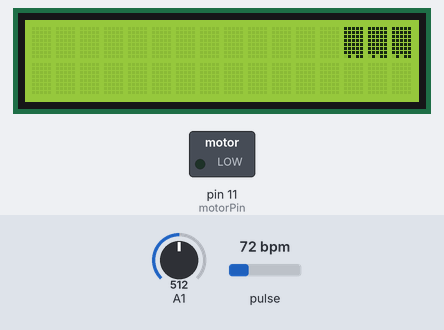
The sketch below on a simulated Arduino Uno, built with avr-gcc and run on an emulated ATmega328P. Parts: 16×2 character LCD, switched loads named in the sketch (green lamp = pin HIGH). The inputs (shaded band) are chosen by the test bench; at power-on: pulse 72 bpm, A1 = 512.

Above: at 0.6 s.
At 1.7 s:
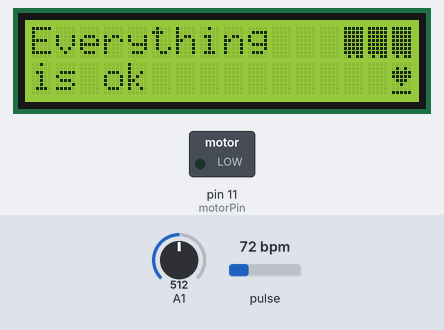
1.8 s: pulse set to 118 bpm
5.9 s: pulse set to 122 bpm
At 7.9 s:
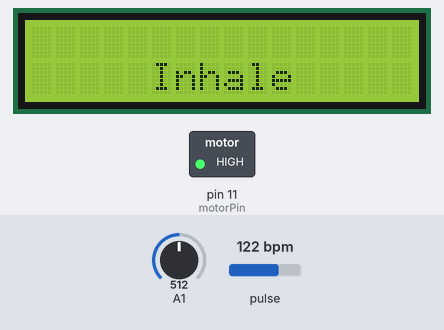
At 11.1 s:
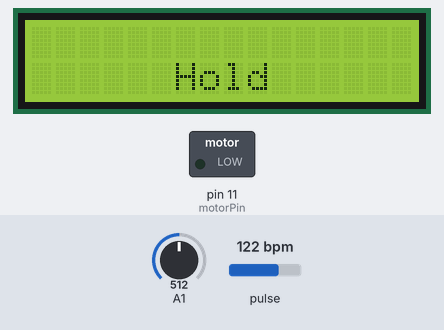
Timing chart, 0 to 24.1 s (numbered marks = the images above; inputs shaded):
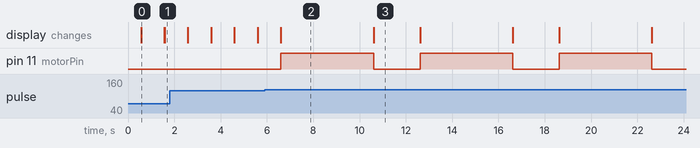

The sketch:

pamoc.ino
```cpp
/* Arduino code for Panic Attack Monitor and Control (P.A.Mo.C.) device */
#include <PulseSensorPlayground.h>
#include <LiquidCrystal.h>

#define USE_ARDUINO_INTERRUPTS true

// Variables
PulseSensorPlayground pulseSensor;
const int PulseWire = 0;
int Threshold = 550;
int bpm_tresh = 120;

int motorPin = 11;

LiquidCrystal lcd(2, 3, 4, 5, 6, 7);
// user-defined graphics: bar
byte Bar[] = {
  B11111,
  B11111,
  B11111,
  B11111,
  B11111,
  B11111,
  B11111
};

// user-defined graphics: heart
byte Heart[] = {
  B00000,
  B01010,
  B11111,
  B11111,
  B01110,
  B00100,
  B00000
};

void setup() {
  Serial.begin(9600); // For Serial Monitor
  lcd.begin(16,2);
  // create characters for battery bars and heart illustration
  lcd.createChar(0,Bar);
  lcd.createChar(1,Heart);
  // setup pulse sensor
  pulseSensor.setThreshold(Threshold);
  // set the pin for motor as output
  pinMode(motorPin, OUTPUT);

  if (pulseSensor.begin()) {
    lcd.setCursor(3,0);
    lcd.print("Welcome to");
    lcd.setCursor(3,1);
    lcd.print("P.A.M.O.C!");
    delay(500);
    lcd.clear();
  }
}

void loop() {

  int bpm = pulseSensor.getBeatsPerMinute();
  if (pulseSensor.sawStartOfBeat())
  {
      // check if pulse is over bpm threshold
      if (is_panicked(bpm))
      {
       panic_attack_control_response(); //Breathing exercises
      }
      else
      {
        //Print happy message
        lcd.setCursor(0,0);
        lcd.print("Everything");
        lcd.setCursor(0,1);
        lcd.print("is ok");
        lcd.setCursor(15,1);
        lcd.write(byte(1));
      }
  }

  //Print battery level
  battery_lvl_display();
  delay(1000);  // 1 second delay
  lcd.clear();

}
/* Motor vibrations to guide user during breathing technique */
void panic_attack_control_response()
{
    lcd.clear();
    // repeat 10 times (10 breaths in total)
    for (int i=0; i<10; i++)
    {
      // set cursor to column 2, line 1 and give user command
      lcd.setCursor(5,1);
      lcd.print("Inhale");

      // vibrate for four seconds (inhale)
      digitalWrite(motorPin, HIGH);
      delay(4000);
      lcd.clear();
      // set cursor to column 2, line 1 and give user command
      lcd.setCursor(6,1);
      lcd.print("Hold");

      // stop vibrating for two seconds (hold breath)
      digitalWrite(motorPin, LOW);
      delay(2000);
      lcd.clear();
      // set cursor to column 2, line 1 and give user command
      lcd.setCursor(5,1);
      lcd.print("Exhale");

      // vibrate for four seconds (exhale)
      digitalWrite(motorPin, HIGH);
      delay(4000);
      lcd.clear();
      // set cursor to column 2, line 1 and give user command
      lcd.setCursor(2,1);
      lcd.print("You are safe");

      // stop vibrating for two seconds (until next breath)
      digitalWrite(motorPin, LOW);
      delay(2000);
      lcd.clear();
    }
}

/* Check if user is panicked */
bool is_panicked(int bpm)
{
  if (bpm > bpm_tresh)
  {
    return true;

  }
  else
  {
    return false;
  }
}

/* Display battery bars according to the battery voltage */
void battery_lvl_display()
{

  // read the voltage on the A1 pin
  float x = analogRead(A1);

  // convert this value to voltage
  float voltage = x*5/1023;

  if (voltage > 0 && voltage < 1){
    // one bar
    lcd.setCursor(15,0);
    lcd.write(byte(0));
  }else if (voltage > 1 && voltage < 2.35){
    // two bars
    lcd.setCursor(15,0);
    lcd.write(byte(0));
    lcd.setCursor(14,0);
    lcd.write(byte(0));
  }else if (voltage > 2.35 && voltage < 3.7){
    // three bars
    lcd.setCursor(15,0);
    lcd.write(byte(0));
    lcd.setCursor(14,0);
    lcd.write(byte(0));
    lcd.setCursor(13,0);
    lcd.write(byte(0));
  }else{
    // four bars - fully charged
    lcd.setCursor(15,0);
    lcd.write(byte(0));
    lcd.setCursor(14,0);
    lcd.write(byte(0));
    lcd.setCursor(13,0);
    lcd.write(byte(0));
    lcd.setCursor(12,0);
    lcd.write(byte(0));
  }
}
```

Measured:
- the behaviour switches between 120 and 121 bpm on pulse (found by bisection; images 1 and 2)
- after the input at 5.9 s, pin 11 (motorPin): alternates HIGH for 4.0 s and LOW for 2.0 s, starting after 0.71 s; the display: first differs from a run without the input after 0.71 s (image 2)
- what the display in image 0 shows lasts 1.0 s, from 0.6 s to 1.6 s
- what the display in image 2 shows lasts 4.0 s, from 6.6 s to 10.6 s
